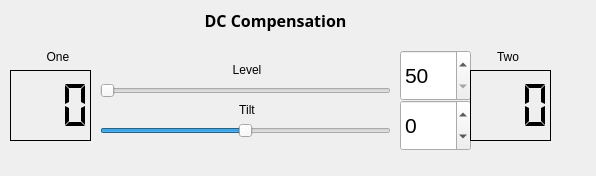
<?xml version="1.0" encoding="UTF-8"?>
<ui version="4.0">
 <class>DC_control</class>
 <widget class="QWidget" name="DC_control">
  <property name="enabled">
   <bool>true</bool>
  </property>
  <property name="geometry">
   <rect>
    <x>0</x>
    <y>0</y>
    <width>596</width>
    <height>176</height>
   </rect>
  </property>
  <property name="font">
   <font>
    <underline>false</underline>
   </font>
  </property>
  <property name="windowTitle">
   <string>DC control</string>
  </property>
  <widget class="QLabel" name="label">
   <property name="geometry">
    <rect>
     <x>30</x>
     <y>50</y>
     <width>56</width>
     <height>15</height>
    </rect>
   </property>
   <property name="text">
    <string>One</string>
   </property>
   <property name="alignment">
    <set>Qt::AlignHCenter|Qt::AlignTop</set>
   </property>
   <property name="wordWrap">
    <bool>false</bool>
   </property>
  </widget>
  <widget class="QLabel" name="label_2">
   <property name="geometry">
    <rect>
     <x>480</x>
     <y>50</y>
     <width>56</width>
     <height>15</height>
    </rect>
   </property>
   <property name="text">
    <string>Two</string>
   </property>
   <property name="alignment">
    <set>Qt::AlignHCenter|Qt::AlignTop</set>
   </property>
   <property name="wordWrap">
    <bool>false</bool>
   </property>
  </widget>
  <widget class="QLCDNumber" name="lcdOne">
   <property name="geometry">
    <rect>
     <x>10</x>
     <y>70</y>
     <width>81</width>
     <height>71</height>
    </rect>
   </property>
   <property name="font">
    <font>
     <strikeout>false</strikeout>
     <kerning>true</kerning>
    </font>
   </property>
   <property name="autoFillBackground">
    <bool>false</bool>
   </property>
   <property name="frameShadow">
    <enum>QFrame::Plain</enum>
   </property>
   <property name="smallDecimalPoint">
    <bool>false</bool>
   </property>
   <property name="numDigits">
    <number>3</number>
   </property>
   <property name="segmentStyle">
    <enum>QLCDNumber::Flat</enum>
   </property>
  </widget>
  <widget class="QSpinBox" name="spinLevel">
   <property name="geometry">
    <rect>
     <x>400</x>
     <y>50</y>
     <width>71</width>
     <height>51</height>
    </rect>
   </property>
   <property name="font">
    <font>
     <pointsize>16</pointsize>
    </font>
   </property>
   <property name="minimum">
    <number>50</number>
   </property>
   <property name="maximum">
    <number>1000</number>
   </property>
  </widget>
  <widget class="QSpinBox" name="spinTilt">
   <property name="geometry">
    <rect>
     <x>400</x>
     <y>100</y>
     <width>71</width>
     <height>51</height>
    </rect>
   </property>
   <property name="font">
    <font>
     <pointsize>16</pointsize>
    </font>
   </property>
   <property name="minimum">
    <number>-100</number>
   </property>
   <property name="maximum">
    <number>100</number>
   </property>
   <property name="value">
    <number>0</number>
   </property>
  </widget>
  <widget class="QLCDNumber" name="lcdTwo">
   <property name="geometry">
    <rect>
     <x>470</x>
     <y>70</y>
     <width>81</width>
     <height>71</height>
    </rect>
   </property>
   <property name="font">
    <font>
     <strikeout>false</strikeout>
     <kerning>true</kerning>
    </font>
   </property>
   <property name="autoFillBackground">
    <bool>false</bool>
   </property>
   <property name="frameShadow">
    <enum>QFrame::Plain</enum>
   </property>
   <property name="smallDecimalPoint">
    <bool>false</bool>
   </property>
   <property name="numDigits">
    <number>3</number>
   </property>
   <property name="segmentStyle">
    <enum>QLCDNumber::Flat</enum>
   </property>
  </widget>
  <widget class="QLabel" name="title">
   <property name="geometry">
    <rect>
     <x>160</x>
     <y>10</y>
     <width>231</width>
     <height>21</height>
    </rect>
   </property>
   <property name="font">
    <font>
     <family>Sans Serif</family>
     <pointsize>12</pointsize>
     <weight>75</weight>
     <bold>true</bold>
     <underline>false</underline>
     <kerning>true</kerning>
    </font>
   </property>
   <property name="text">
    <string>DC Compensation</string>
   </property>
   <property name="textFormat">
    <enum>Qt::AutoText</enum>
   </property>
   <property name="alignment">
    <set>Qt::AlignCenter</set>
   </property>
  </widget>
  <widget class="QLabel" name="labelLevel">
   <property name="geometry">
    <rect>
     <x>100</x>
     <y>60</y>
     <width>294</width>
     <height>19</height>
    </rect>
   </property>
   <property name="text">
    <string>Level</string>
   </property>
   <property name="alignment">
    <set>Qt::AlignCenter</set>
   </property>
  </widget>
  <widget class="QSlider" name="sliderLevel">
   <property name="geometry">
    <rect>
     <x>100</x>
     <y>80</y>
     <width>291</width>
     <height>21</height>
    </rect>
   </property>
   <property name="font">
    <font>
     <stylestrategy>PreferAntialias</stylestrategy>
    </font>
   </property>
   <property name="minimum">
    <number>50</number>
   </property>
   <property name="maximum">
    <number>1000</number>
   </property>
   <property name="orientation">
    <enum>Qt::Horizontal</enum>
   </property>
  </widget>
  <widget class="QLabel" name="labelTilt">
   <property name="geometry">
    <rect>
     <x>100</x>
     <y>100</y>
     <width>294</width>
     <height>19</height>
    </rect>
   </property>
   <property name="text">
    <string>Tilt</string>
   </property>
   <property name="alignment">
    <set>Qt::AlignCenter</set>
   </property>
  </widget>
  <widget class="QSlider" name="sliderTilt">
   <property name="geometry">
    <rect>
     <x>100</x>
     <y>120</y>
     <width>291</width>
     <height>21</height>
    </rect>
   </property>
   <property name="minimum">
    <number>-100</number>
   </property>
   <property name="maximum">
    <number>100</number>
   </property>
   <property name="orientation">
    <enum>Qt::Horizontal</enum>
   </property>
  </widget>
 </widget>
 <resources/>
 <connections/>
</ui>
